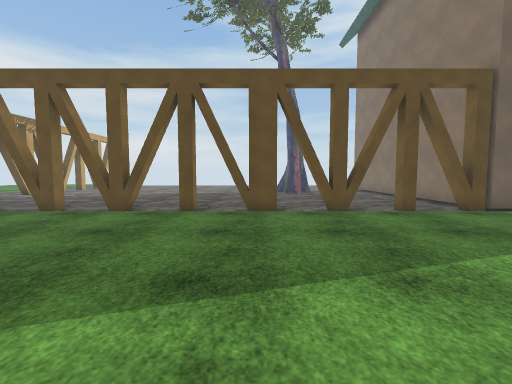
[1] (above)

19 first-person views from a walk through a 3-D level made in the Unity game engine. The camera is 1.2 m above the floor, tilts 4° down and sees 90° across. The floor is counted in squares, 1 m on a side. Each view is taken from the middle of a square. On the plan, view 1 faces up. The plan holds only what a view shows up to about 12 squares ahead; the rest is blank. The place goes on beyond the plan. Some surface patterns are stand-ins.

[2]
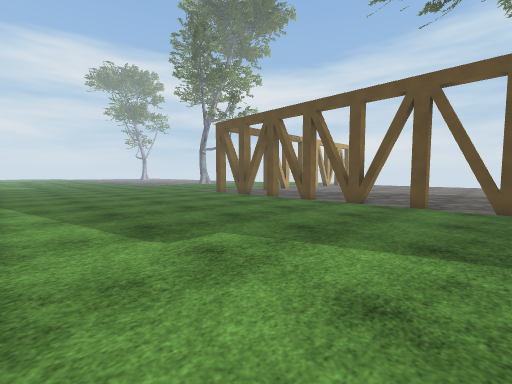

[3]
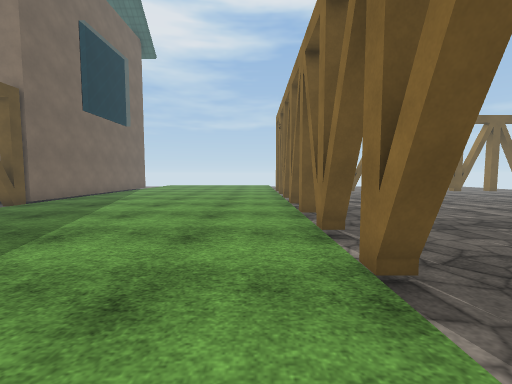

[4]
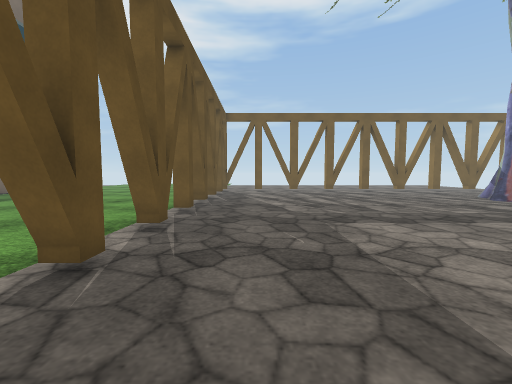

[5]
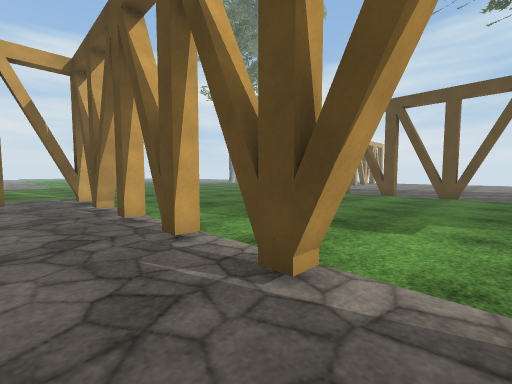

[6]
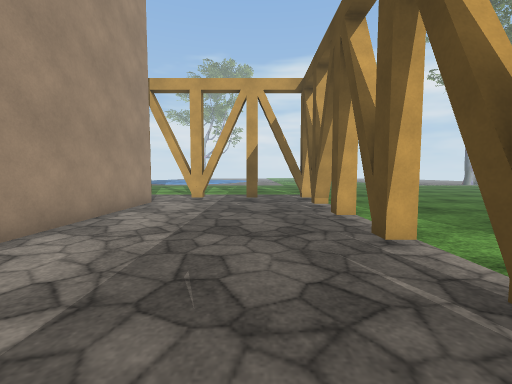

[7]
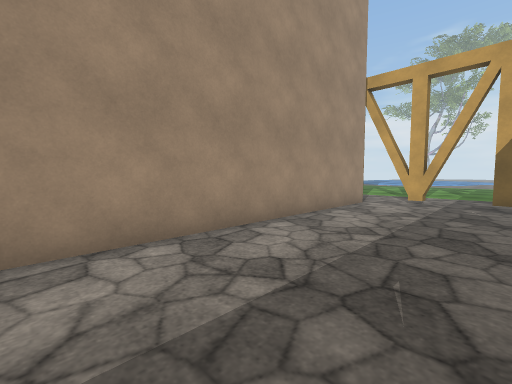

[8]
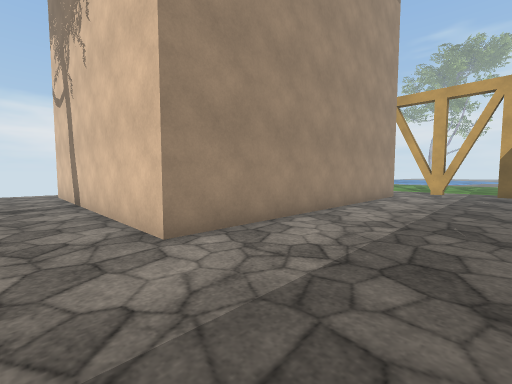

[9]
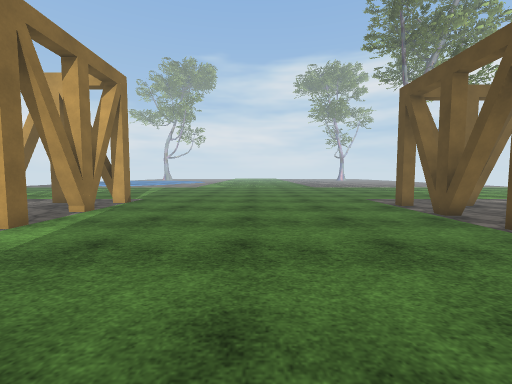

[10]
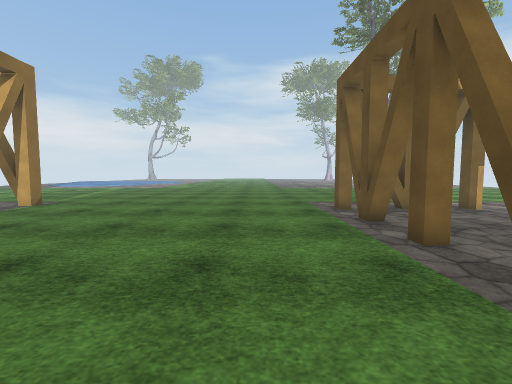

[11]
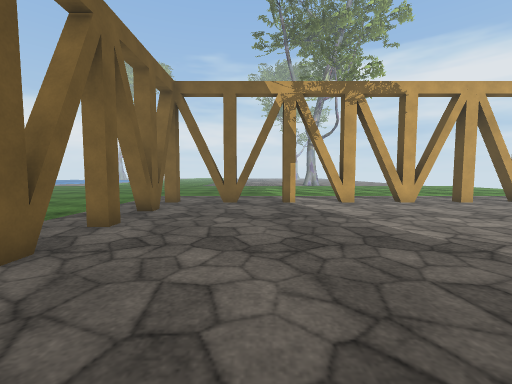

[12]
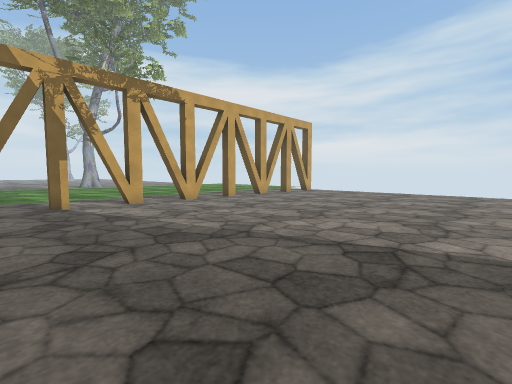

[13]
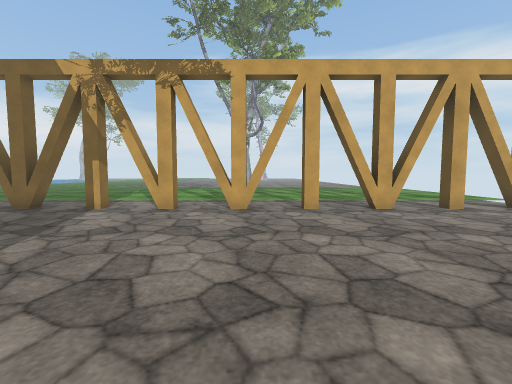

[14]
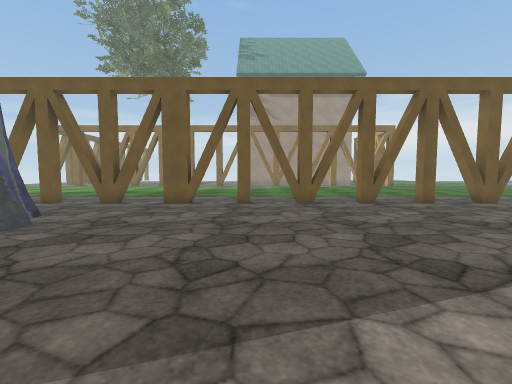

[15]
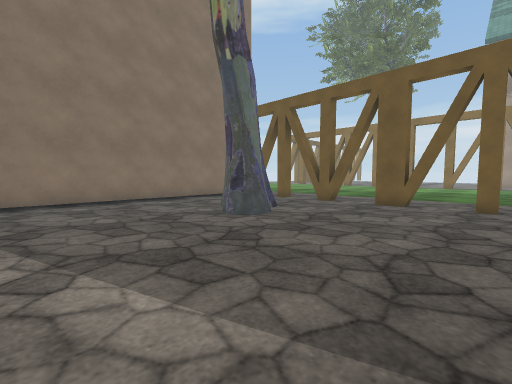

[16]
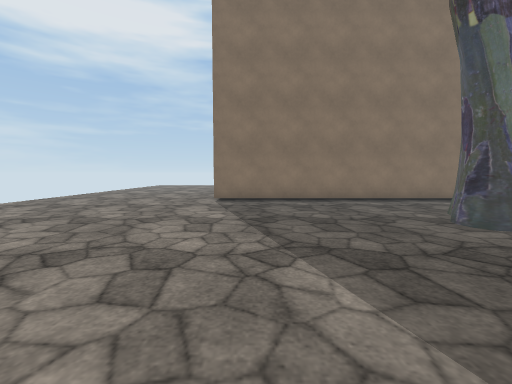

[17]
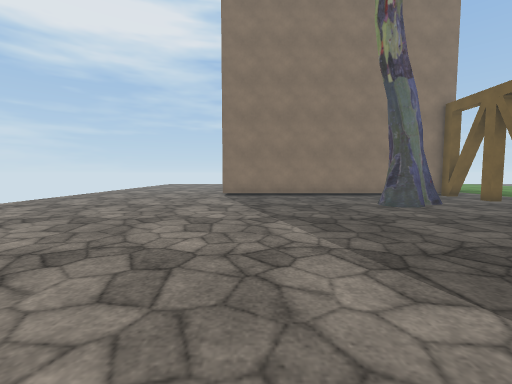

[18]
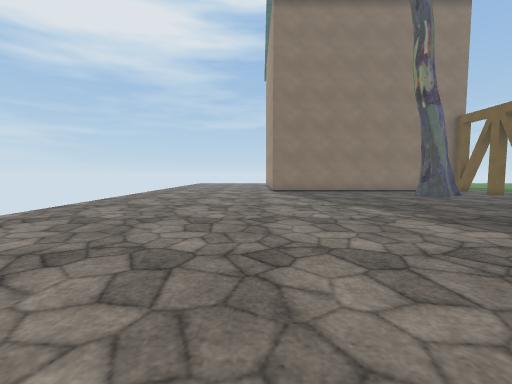

[19]
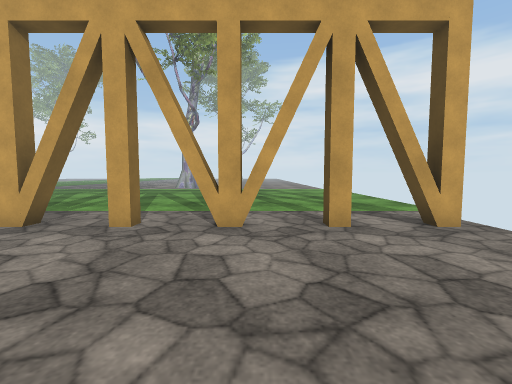

### Floor plan
Key: @ floor where view 1 was taken; # wall or solid block; x gap in a wall; . main floor; : floor 0.25 m higher than the main floor; / step, stairs or slope; O other object.
Columns run from 19 left of view 1 to 9 right of it. Each row starts with its distance up from view 1.
 30 :::/x.           ............
 29 :::/#..       ...............
 28  ::/x...     ................
 27 :::/#.....  .................
 26 :::/...... ..................
 25 :::/#........................
 24  ::/#........................
 23 :::/x........................
 22 :::/#.......................O
 21 :::/.......................O
 20  ::/#......................O
 19 :::/#......................O
 18 :::/x......................O
 17 :::/#......................O
 16  ::/#................#.....O
 15  ::/x................##....O
 14 :::/x......................O
 13 :::/x......................O
 12  ::/#......................O
 11  ::/#......................O
 10    /x.##.....####.##.####.#O
  9   ://.##././/####/##/####/##O
  8   ://////////////////////////
  7   :::::::::::::::::::::::::::
  6   :::::::::::::::::::::::::::
  5   :::::::::::::::::::::::::::
  4   :::::::::::::::::::::::::::
  3   :::::::::::::::::::::::::::
  2   :::::::::::::::::::::::::::
  1   :::::::::::::::::::::::::::
  0   :::::::::::::::::@:::::::::
 -1   :::::::::::::::::::::::::::
 -2   :::::::::::::::::::::::::::
 -3  ::/#.##.#.#x.##. .#.##.#.#x.
 -4  ::/.........................
 -5  ::/#........................
 -6  ::/.........................
 -7  ::/#........................
 -8   :/#........................
 -9    /.........................
-10      OOOOOOOOOOOOOO..........
-11                   O.. .......
-12                   O..  ......
-13                   O..   .....

Where each view was taken, in squares from view 1:
view 1: 0 up, 0 right, facing up
view 2: 2 down, 0 right, facing up-left
view 3: 1 down, 3 left, facing right
view 4: 5 down, 3 left, facing right
view 5: 5 down, 3 left, facing up-left
view 6: 5 down, 3 left, facing left
view 7: 5 down, 3 left, facing down-left
view 8: 5 down, 1 right, facing down-left
view 9: 3 up, 4 left, facing left
view 10: 6 up, 5 left, facing left
view 11: 13 up, 4 left, facing left
view 12: 13 up, 4 left, facing up-left
view 13: 20 up, 6 left, facing left
view 14: 20 up, 3 left, facing down
view 15: 20 up, 3 left, facing down-right
view 16: 20 up, 3 left, facing right
view 17: 20 up, 6 left, facing right
view 18: 23 up, 9 left, facing right
view 19: 25 up, 9 left, facing left
